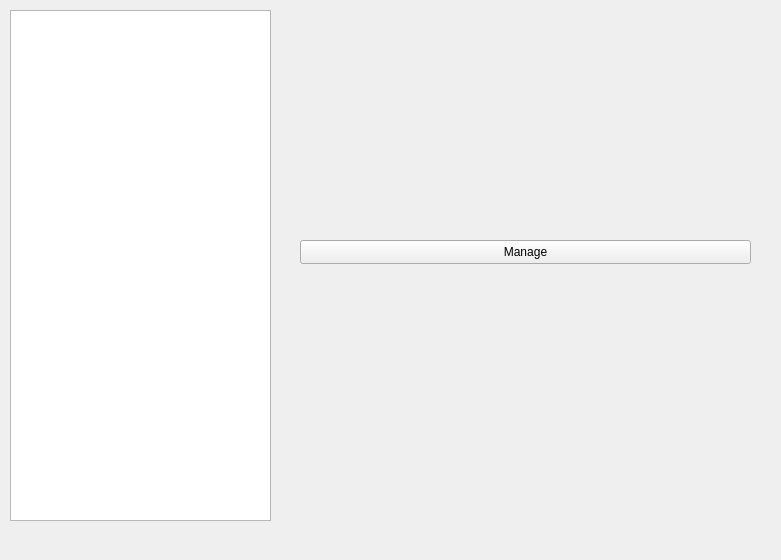
<?xml version="1.0" encoding="UTF-8"?>
<ui version="4.0">
 <class>ViewRoutes</class>
 <widget class="QWidget" name="ViewRoutes">
  <property name="geometry">
   <rect>
    <x>0</x>
    <y>0</y>
    <width>781</width>
    <height>560</height>
   </rect>
  </property>
  <property name="windowTitle">
   <string>View Routes</string>
  </property>
  <widget class="QListWidget" name="routeList">
   <property name="geometry">
    <rect>
     <x>10</x>
     <y>10</y>
     <width>261</width>
     <height>511</height>
    </rect>
   </property>
  </widget>
  <widget class="QPushButton" name="manage">
   <property name="geometry">
    <rect>
     <x>300</x>
     <y>240</y>
     <width>451</width>
     <height>24</height>
    </rect>
   </property>
   <property name="text">
    <string>Manage</string>
   </property>
  </widget>
 </widget>
 <resources/>
 <connections/>
</ui>
